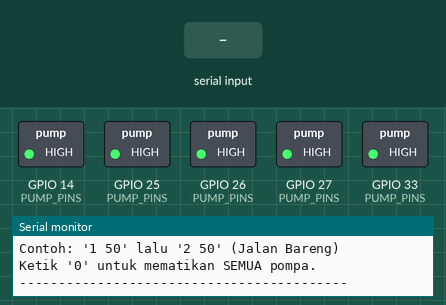
Bench run of a sketch on a simulated ESP32. On the bench: switched loads named in the sketch (green lamp = pin HIGH), the last lines printed to the serial monitor. The inputs (shaded band) are chosen by the test bench.

Above: at 1.2 s.
1.3 s: "1,90\n" received over Serial
At 2.6 s:
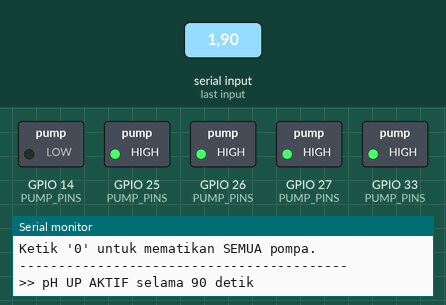
4.3 s: "0\n" received over Serial
At 5.7 s:
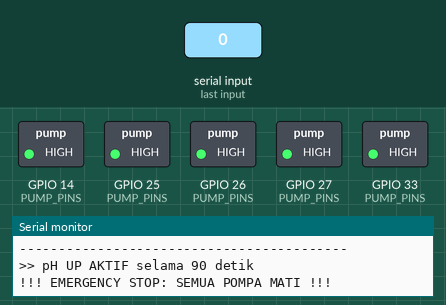
6.8 s: "1,90,45\n" received over Serial
At 7.9 s:
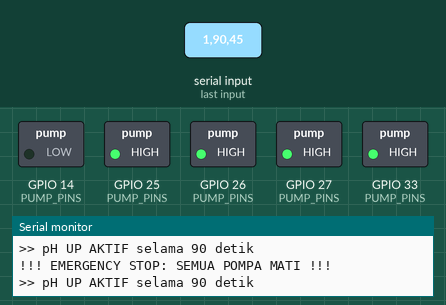
Timing chart, 0 to 9.3 s (numbered marks = the images above; inputs shaded):
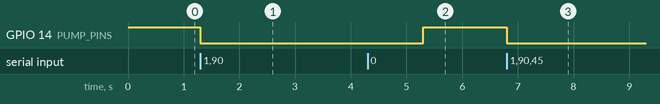

The sketch:

Kontrol_Manual_Serial_Monitor.ino
```cpp
// ==========================================
// KONTROL MANUAL POMPA PARALEL (NON-BLOCKING)
// ==========================================
// Pin Relay (Active Low)
const int RELAY_PH_UP   = 14;
const int RELAY_PH_DOWN = 27;
const int RELAY_AIR     = 26;
const int RELAY_NUT_A   = 25;
const int RELAY_NUT_B   = 33;

// Array untuk mempermudah akses (indeks 1-5)
// Urutan tetap: 1:PH_UP, 2:PH_DN, 3:NUT_A, 4:NUT_B, 5:AIR
const int PUMP_PINS[6] = {0, RELAY_PH_UP, RELAY_PH_DOWN, RELAY_NUT_A, RELAY_NUT_B, RELAY_AIR};
const String PUMP_NAMES[6] = {"", "pH UP", "pH DOWN", "NUTRISI A", "NUTRISI B", "AIR BAKU"};

// Variabel Timer (Millis)
unsigned long stopTime[6] = {0, 0, 0, 0, 0, 0};

void setup() {
  Serial.begin(115200);

  for (int i = 1; i <= 5; i++) {
    pinMode(PUMP_PINS[i], OUTPUT);
    digitalWrite(PUMP_PINS[i], HIGH); // OFF di awal
  }

  Serial.println("\n==========================================");
  Serial.println("   KONTROL MANUAL POMPA (MULTITASKING)    ");
  Serial.println("==========================================");
  Serial.println("Format: [Nomor_Pompa] [Durasi_Detik]");
  Serial.println("Contoh: '1 50' lalu '2 50' (Jalan Bareng)");
  Serial.println("Ketik '0' untuk mematikan SEMUA pompa.");
  Serial.println("------------------------------------------");
}

void loop() {
  // 1. CEK TIMER POMPA (Non-Blocking)
  unsigned long sekarang = millis();
  for (int i = 1; i <= 5; i++) {
    if (stopTime[i] > 0 && sekarang >= stopTime[i]) {
      digitalWrite(PUMP_PINS[i], HIGH); // Matikan (OFF)
      stopTime[i] = 0;                  // Reset timer
      Serial.printf(">> %s Selesai (Otomatis OFF)\n", PUMP_NAMES[i].c_str());
    }
  }

  // 2. CEK INPUT SERIAL
  if (Serial.available() > 0) {
    int nomor = Serial.parseInt();
    int durasi = Serial.parseInt();

    // Clear buffer
    while (Serial.available() > 0) Serial.read();

    if (nomor == 0) {
      stopSemua();
    }
    else if (nomor >= 1 && nomor <= 5 && durasi > 0) {
      nyalakanPompa(nomor, durasi);
    }
    else if (nomor != 0) {
      Serial.println("⚠️ Input salah! Gunakan: [1-5] [durasi]");
    }
  }
}

void nyalakanPompa(int nomor, int detik) {
  // Batasi durasi maksimal (misal 5 menit untuk pengamanan)
  if (detik > 300) detik = 300;

  // Hitung waktu berhenti
  stopTime[nomor] = millis() + (unsigned long)detik * 1000;

  digitalWrite(PUMP_PINS[nomor], LOW); // ON (Active Low)

  Serial.printf(">> %s AKTIF selama %d detik\n", PUMP_NAMES[nomor].c_str(), detik);
}

void stopSemua() {
  Serial.println("!!! EMERGENCY STOP: SEMUA POMPA MATI !!!");
  for (int i = 1; i <= 5; i++) {
    digitalWrite(PUMP_PINS[i], HIGH);
    stopTime[i] = 0;
  }
}
```

Measured:
- after the input at 1.3 s, GPIO 14 (PUMP_PINS): HIGH → LOW at once
- after the input at 4.3 s, GPIO 14 (PUMP_PINS): LOW → HIGH after 1.0 s
- after the input at 6.8 s, GPIO 14 (PUMP_PINS): HIGH → LOW at once
